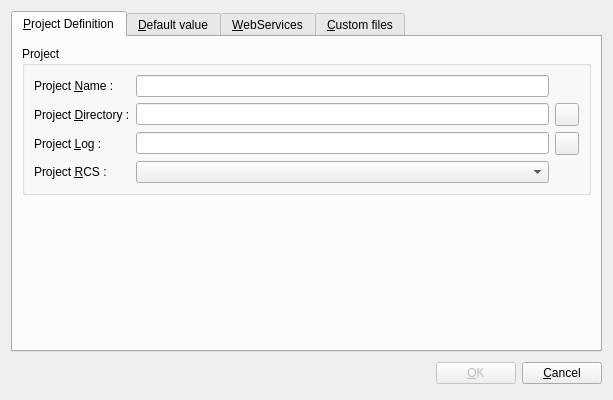
<ui version="4.0" >
 <class>ProjectProperty</class>
 <widget class="QDialog" name="ProjectProperty" >
  <property name="geometry" >
   <rect>
    <x>0</x>
    <y>0</y>
    <width>613</width>
    <height>400</height>
   </rect>
  </property>
  <property name="windowTitle" >
   <string>Project property</string>
  </property>
  <layout class="QGridLayout" >
   <item row="0" column="0" >
    <widget class="QTabWidget" name="tabWidget" >
     <property name="currentIndex" >
      <number>0</number>
     </property>
     <widget class="QWidget" name="tabProjectDefinition" >
      <attribute name="title" >
       <string>&amp;Project Definition</string>
      </attribute>
      <layout class="QVBoxLayout" >
       <property name="spacing" >
        <number>6</number>
       </property>
       <property name="leftMargin" >
        <number>9</number>
       </property>
       <property name="topMargin" >
        <number>9</number>
       </property>
       <property name="rightMargin" >
        <number>9</number>
       </property>
       <property name="bottomMargin" >
        <number>9</number>
       </property>
       <item>
        <widget class="QGroupBox" name="groupBox_3" >
         <property name="title" >
          <string>Project</string>
         </property>
         <layout class="QGridLayout" >
          <property name="leftMargin" >
           <number>9</number>
          </property>
          <property name="topMargin" >
           <number>9</number>
          </property>
          <property name="rightMargin" >
           <number>9</number>
          </property>
          <property name="bottomMargin" >
           <number>9</number>
          </property>
          <property name="horizontalSpacing" >
           <number>6</number>
          </property>
          <property name="verticalSpacing" >
           <number>6</number>
          </property>
          <item row="2" column="2" >
           <widget class="QToolButton" name="m_logButton" >
            <property name="icon" >
             <iconset resource="../application.qrc" >:/images/folder.png</iconset>
            </property>
           </widget>
          </item>
          <item row="2" column="0" >
           <widget class="QLabel" name="label_12" >
            <property name="text" >
             <string>Project &amp;Log :</string>
            </property>
            <property name="buddy" >
             <cstring>m_logLineEdit</cstring>
            </property>
           </widget>
          </item>
          <item row="1" column="0" >
           <widget class="QLabel" name="label_3" >
            <property name="text" >
             <string>Project &amp;Directory :</string>
            </property>
            <property name="buddy" >
             <cstring>m_projectLineEdit</cstring>
            </property>
           </widget>
          </item>
          <item row="3" column="0" >
           <widget class="QLabel" name="label_9" >
            <property name="text" >
             <string>Project &amp;RCS :</string>
            </property>
            <property name="buddy" >
             <cstring>m_projectRCSComboBox</cstring>
            </property>
           </widget>
          </item>
          <item row="0" column="0" >
           <widget class="QLabel" name="label_6" >
            <property name="text" >
             <string>Project &amp;Name :</string>
            </property>
            <property name="buddy" >
             <cstring>m_nameLineEdit</cstring>
            </property>
           </widget>
          </item>
          <item row="0" column="1" >
           <widget class="QLineEdit" name="m_nameLineEdit" >
            <property name="whatsThis" >
             <string>&lt;html>&lt;head>&lt;meta name="qrichtext" content="1" />&lt;style type="text/css">
p, li { white-space: pre-wrap; }
&lt;/style>&lt;/head>&lt;body style=" font-family:'Sans Serif'; font-size:9pt; font-weight:400; font-style:normal;">
&lt;p style=" margin-top:0px; margin-bottom:0px; margin-left:0px; margin-right:0px; -qt-block-indent:0; text-indent:0px;">This is the project name showed in the title bar of &lt;span style=" font-weight:600;">XINX&lt;/span>.This just an informative information useless.&lt;/p>&lt;/body>&lt;/html></string>
            </property>
           </widget>
          </item>
          <item row="1" column="2" >
           <widget class="QToolButton" name="m_projectButton" >
            <property name="icon" >
             <iconset resource="../application.qrc" >:/images/folder.png</iconset>
            </property>
           </widget>
          </item>
          <item row="1" column="1" >
           <widget class="DirectoryEdit" name="m_projectLineEdit" >
            <property name="whatsThis" >
             <string>&lt;html>&lt;head>&lt;meta name="qrichtext" content="1" />&lt;style type="text/css">
p, li { white-space: pre-wrap; }
&lt;/style>&lt;/head>&lt;body style=" font-family:'Sans Serif'; font-size:9pt; font-weight:400; font-style:normal;">
&lt;p style=" margin-top:0px; margin-bottom:0px; margin-left:0px; margin-right:0px; -qt-block-indent:0; text-indent:0px;">This is the project directory (generally where is stored &lt;span style=" font-style:italic;">configuration.xml&lt;/span>). This is the root of the project directory dock, used to search file and for &lt;span style=" font-style:italic;">revision control system&lt;/span> access.&lt;/p>&lt;/body>&lt;/html></string>
            </property>
           </widget>
          </item>
          <item row="3" column="1" >
           <widget class="QComboBox" name="m_projectRCSComboBox" >
            <property name="whatsThis" >
             <string>&lt;html>&lt;head>&lt;meta name="qrichtext" content="1" />&lt;style type="text/css">
p, li { white-space: pre-wrap; }
&lt;/style>&lt;/head>&lt;body style=" font-family:'Sans Serif'; font-size:9pt; font-weight:400; font-style:normal;">
&lt;p style=" margin-top:0px; margin-bottom:0px; margin-left:0px; margin-right:0px; -qt-block-indent:0; text-indent:0px;">This the list of &lt;span style=" font-style:italic;">revision control system&lt;/span>. The list is appended by modules that you can find in the customize dialog.&lt;/p>&lt;/body>&lt;/html></string>
            </property>
           </widget>
          </item>
          <item row="2" column="1" >
           <widget class="DirectoryEdit" name="m_logLineEdit" >
            <property name="whatsThis" >
             <string>&lt;html>&lt;head>&lt;meta name="qrichtext" content="1" />&lt;style type="text/css">
p, li { white-space: pre-wrap; }
&lt;/style>&lt;/head>&lt;body style=" font-family:'Sans Serif'; font-size:9pt; font-weight:400; font-style:normal;">
&lt;p style=" margin-top:0px; margin-bottom:0px; margin-left:0px; margin-right:0px; -qt-block-indent:0; text-indent:0px;">This is the path of the log server directory (where is stored all &lt;span style=" font-style:italic;">presentation_*.xml&lt;/span> files).&lt;/p>&lt;/body>&lt;/html></string>
            </property>
           </widget>
          </item>
         </layout>
        </widget>
       </item>
       <item>
        <spacer>
         <property name="orientation" >
          <enum>Qt::Vertical</enum>
         </property>
         <property name="sizeHint" >
          <size>
           <width>20</width>
           <height>40</height>
          </size>
         </property>
        </spacer>
       </item>
      </layout>
     </widget>
     <widget class="QWidget" name="tabDefaultValue" >
      <attribute name="title" >
       <string>&amp;Default value</string>
      </attribute>
      <layout class="QVBoxLayout" >
       <property name="spacing" >
        <number>6</number>
       </property>
       <property name="leftMargin" >
        <number>9</number>
       </property>
       <property name="topMargin" >
        <number>9</number>
       </property>
       <property name="rightMargin" >
        <number>9</number>
       </property>
       <property name="bottomMargin" >
        <number>9</number>
       </property>
       <item>
        <widget class="QGroupBox" name="groupBox" >
         <property name="title" >
          <string>Default Value</string>
         </property>
         <layout class="QGridLayout" >
          <property name="leftMargin" >
           <number>9</number>
          </property>
          <property name="topMargin" >
           <number>9</number>
          </property>
          <property name="rightMargin" >
           <number>9</number>
          </property>
          <property name="bottomMargin" >
           <number>9</number>
          </property>
          <property name="horizontalSpacing" >
           <number>6</number>
          </property>
          <property name="verticalSpacing" >
           <number>6</number>
          </property>
          <item row="2" column="0" >
           <widget class="QLabel" name="label_8" >
            <property name="text" >
             <string>Version :</string>
            </property>
           </widget>
          </item>
          <item row="0" column="1" colspan="2" >
           <widget class="QComboBox" name="m_langComboBox" >
            <property name="whatsThis" >
             <string>&lt;html>&lt;head>&lt;meta name="qrichtext" content="1" />&lt;style type="text/css">
p, li { white-space: pre-wrap; }
&lt;/style>&lt;/head>&lt;body style=" font-family:'Sans Serif'; font-size:9pt; font-weight:400; font-style:normal;">
&lt;p style=" margin-top:0px; margin-bottom:0px; margin-left:0px; margin-right:0px; -qt-block-indent:0; text-indent:0px;">This is the default lang used by your project. This can be used for the search path of the &lt;span style=" text-decoration: underline;">C&lt;/span>ustom files tab.&lt;/p>&lt;/body>&lt;/html></string>
            </property>
            <item>
             <property name="text" >
              <string>FRA</string>
             </property>
             <property name="icon" >
              <iconset resource="../application.qrc" >:/images/france.png</iconset>
             </property>
            </item>
            <item>
             <property name="text" >
              <string>ENG</string>
             </property>
             <property name="icon" >
              <iconset resource="../application.qrc" >:/images/usa.png</iconset>
             </property>
            </item>
            <item>
             <property name="text" >
              <string>DEU</string>
             </property>
             <property name="icon" >
              <iconset resource="../application.qrc" >:/images/germany.png</iconset>
             </property>
            </item>
            <item>
             <property name="text" >
              <string>ITA</string>
             </property>
             <property name="icon" >
              <iconset resource="../application.qrc" >:/images/italy.png</iconset>
             </property>
            </item>
            <item>
             <property name="text" >
              <string>ESP</string>
             </property>
             <property name="icon" >
              <iconset resource="../application.qrc" >:/images/spain.png</iconset>
             </property>
            </item>
            <item>
             <property name="text" >
              <string>POR</string>
             </property>
             <property name="icon" >
              <iconset resource="../application.qrc" >:/images/portugal.png</iconset>
             </property>
            </item>
           </widget>
          </item>
          <item row="1" column="0" >
           <widget class="QLabel" name="label_2" >
            <property name="text" >
             <string>N&amp;avigator</string>
            </property>
            <property name="buddy" >
             <cstring>m_navigatorComboBox</cstring>
            </property>
           </widget>
          </item>
          <item row="1" column="1" colspan="2" >
           <widget class="QComboBox" name="m_navigatorComboBox" >
            <property name="whatsThis" >
             <string>&lt;html>&lt;head>&lt;meta name="qrichtext" content="1" />&lt;style type="text/css">
p, li { white-space: pre-wrap; }
&lt;/style>&lt;/head>&lt;body style=" font-family:'Sans Serif'; font-size:9pt; font-weight:400; font-style:normal;">
&lt;p style=" margin-top:0px; margin-bottom:0px; margin-left:0px; margin-right:0px; -qt-block-indent:0; text-indent:0px;">This is the default navigator used in the list of path in the &lt;span style=" text-decoration: underline;">C&lt;/span>ustom files tab.&lt;/p>&lt;/body>&lt;/html></string>
            </property>
            <item>
             <property name="text" >
              <string>NAV/MIC</string>
             </property>
             <property name="icon" >
              <iconset resource="../application.qrc" >:/images/ie_logo.png</iconset>
             </property>
            </item>
            <item>
             <property name="text" >
              <string>NAV/NET</string>
             </property>
             <property name="icon" >
              <iconset resource="../application.qrc" >:/images/firefox_logo.png</iconset>
             </property>
            </item>
           </widget>
          </item>
          <item row="2" column="1" colspan="2" >
           <widget class="QLabel" name="m_configurationVersionLabel" >
            <property name="text" >
             <string/>
            </property>
           </widget>
          </item>
          <item row="0" column="0" >
           <widget class="QLabel" name="label" >
            <property name="text" >
             <string>&amp;Lang</string>
            </property>
            <property name="buddy" >
             <cstring>m_langComboBox</cstring>
            </property>
           </widget>
          </item>
          <item row="3" column="0" >
           <widget class="QLabel" name="label_13" >
            <property name="text" >
             <string>Presentation file :</string>
            </property>
           </widget>
          </item>
          <item row="3" column="1" colspan="2" >
           <widget class="QLabel" name="m_presentationLabel" >
            <property name="text" >
             <string/>
            </property>
           </widget>
          </item>
         </layout>
        </widget>
       </item>
       <item>
        <spacer>
         <property name="orientation" >
          <enum>Qt::Vertical</enum>
         </property>
         <property name="sizeHint" >
          <size>
           <width>20</width>
           <height>40</height>
          </size>
         </property>
        </spacer>
       </item>
      </layout>
     </widget>
     <widget class="QWidget" name="tabWebServices" >
      <attribute name="title" >
       <string>&amp;WebServices</string>
      </attribute>
      <layout class="QGridLayout" >
       <property name="leftMargin" >
        <number>9</number>
       </property>
       <property name="topMargin" >
        <number>9</number>
       </property>
       <property name="rightMargin" >
        <number>9</number>
       </property>
       <property name="bottomMargin" >
        <number>9</number>
       </property>
       <property name="horizontalSpacing" >
        <number>6</number>
       </property>
       <property name="verticalSpacing" >
        <number>6</number>
       </property>
       <item row="0" column="0" >
        <widget class="QGroupBox" name="m_webServiceGroupBox" >
         <property name="whatsThis" >
          <string>&lt;html>&lt;head>&lt;meta name="qrichtext" content="1" />&lt;style type="text/css">
p, li { white-space: pre-wrap; }
&lt;/style>&lt;/head>&lt;body style=" font-family:'Sans Serif'; font-size:9pt; font-weight:400; font-style:normal;">
&lt;p style=" margin-top:0px; margin-bottom:0px; margin-left:0px; margin-right:0px; -qt-block-indent:0; text-indent:0px;">Check this box is you want add service web to the project. The list is a list of WSDL. When you start the project, &lt;span style=" font-weight:600;">XINX&lt;/span> will connect to the service and download the description file.&lt;/p>
&lt;p style="-qt-paragraph-type:empty; margin-top:0px; margin-bottom:0px; margin-left:0px; margin-right:0px; -qt-block-indent:0; text-indent:0px;">&lt;/p>
&lt;p style=" margin-top:0px; margin-bottom:0px; margin-left:0px; margin-right:0px; -qt-block-indent:0; text-indent:0px;">Next you can execute a service stream that open a dialog with the in stream and the out stream.&lt;/p>&lt;/body>&lt;/html></string>
         </property>
         <property name="title" >
          <string>Project has WebServices</string>
         </property>
         <property name="checkable" >
          <bool>true</bool>
         </property>
         <property name="checked" >
          <bool>false</bool>
         </property>
         <layout class="QGridLayout" >
          <item row="0" column="0" >
           <widget class="XinxListWidgetImpl" native="1" name="m_servicesList" />
          </item>
         </layout>
        </widget>
       </item>
      </layout>
     </widget>
     <widget class="QWidget" name="tabCustomFiles" >
      <attribute name="title" >
       <string>&amp;Custom files</string>
      </attribute>
      <layout class="QGridLayout" >
       <item row="0" column="0" >
        <widget class="QGroupBox" name="m_specifiqueGroupBox" >
         <property name="whatsThis" >
          <string>&lt;html>&lt;head>&lt;meta name="qrichtext" content="1" />&lt;style type="text/css">
p, li { white-space: pre-wrap; }
&lt;/style>&lt;/head>&lt;body style=" font-family:'Sans Serif'; font-size:9pt; font-weight:400; font-style:normal;">
&lt;p style=" margin-top:0px; margin-bottom:0px; margin-left:0px; margin-right:0px; -qt-block-indent:0; text-indent:0px;">If checked, &lt;span style=" font-weight:600;">XINX&lt;/span> will check if the file is standard or not if the file is standard, and in this case the project porpose you to prefix the file.&lt;/p>&lt;/body>&lt;/html></string>
         </property>
         <property name="title" >
          <string>&amp;Project is derivated from standard</string>
         </property>
         <property name="checkable" >
          <bool>true</bool>
         </property>
         <layout class="QGridLayout" >
          <item row="0" column="0" >
           <widget class="QLabel" name="m_pathListLabel" >
            <property name="sizePolicy" >
             <sizepolicy vsizetype="Fixed" hsizetype="Preferred" >
              <horstretch>0</horstretch>
              <verstretch>0</verstretch>
             </sizepolicy>
            </property>
            <property name="text" >
             <string>&amp;Search path list :</string>
            </property>
           </widget>
          </item>
          <item row="1" column="0" colspan="2" >
           <widget class="XinxListWidgetImpl" native="1" name="m_searchPathList" />
          </item>
          <item row="2" column="0" >
           <widget class="QLabel" name="m_prefixLabel" >
            <property name="sizePolicy" >
             <sizepolicy vsizetype="Fixed" hsizetype="Preferred" >
              <horstretch>0</horstretch>
              <verstretch>0</verstretch>
             </sizepolicy>
            </property>
            <property name="text" >
             <string>Project p&amp;refix :</string>
            </property>
           </widget>
          </item>
          <item row="3" column="0" colspan="2" >
           <widget class="XinxListWidgetImpl" native="1" name="m_prefixList" />
          </item>
          <item row="4" column="0" >
           <widget class="QLabel" name="label_10" >
            <property name="text" >
             <string>&amp;Specifique project path name :</string>
            </property>
            <property name="buddy" >
             <cstring>m_specifiqueProjectPathLineEdit</cstring>
            </property>
           </widget>
          </item>
          <item row="4" column="1" >
           <widget class="QLineEdit" name="m_specifiqueProjectPathLineEdit" >
            <property name="whatsThis" >
             <string>&lt;html>&lt;head>&lt;meta name="qrichtext" content="1" />&lt;style type="text/css">
p, li { white-space: pre-wrap; }
&lt;/style>&lt;/head>&lt;body style=" font-family:'Sans Serif'; font-size:9pt; font-weight:400; font-style:normal;">
&lt;p style=" margin-top:0px; margin-bottom:0px; margin-left:0px; margin-right:0px; -qt-block-indent:0; text-indent:0px;">The sub-directory where the derivated file must be stored.&lt;/p>&lt;/body>&lt;/html></string>
            </property>
           </widget>
          </item>
         </layout>
        </widget>
       </item>
      </layout>
     </widget>
    </widget>
   </item>
   <item row="1" column="0" >
    <layout class="QHBoxLayout" >
     <property name="spacing" >
      <number>6</number>
     </property>
     <property name="leftMargin" >
      <number>0</number>
     </property>
     <property name="topMargin" >
      <number>0</number>
     </property>
     <property name="rightMargin" >
      <number>0</number>
     </property>
     <property name="bottomMargin" >
      <number>0</number>
     </property>
     <item>
      <spacer>
       <property name="orientation" >
        <enum>Qt::Horizontal</enum>
       </property>
       <property name="sizeHint" >
        <size>
         <width>131</width>
         <height>31</height>
        </size>
       </property>
      </spacer>
     </item>
     <item>
      <widget class="QPushButton" name="okButton" >
       <property name="enabled" >
        <bool>false</bool>
       </property>
       <property name="text" >
        <string>&amp;OK</string>
       </property>
       <property name="icon" >
        <iconset resource="../application.qrc" >:/images/button_ok.png</iconset>
       </property>
      </widget>
     </item>
     <item>
      <widget class="QPushButton" name="cancelButton" >
       <property name="text" >
        <string>&amp;Cancel</string>
       </property>
       <property name="icon" >
        <iconset resource="../application.qrc" >:/images/button_cancel.png</iconset>
       </property>
      </widget>
     </item>
    </layout>
   </item>
  </layout>
 </widget>
 <customwidgets>
  <customwidget>
   <class>DirectoryEdit</class>
   <extends>QLineEdit</extends>
   <header>directoryedit.h</header>
  </customwidget>
  <customwidget>
   <class>XinxListWidgetImpl</class>
   <extends>QWidget</extends>
   <header>xinxlistwidgetimpl.h</header>
   <container>1</container>
  </customwidget>
 </customwidgets>
 <tabstops>
  <tabstop>m_nameLineEdit</tabstop>
  <tabstop>m_projectLineEdit</tabstop>
  <tabstop>m_projectButton</tabstop>
  <tabstop>m_langComboBox</tabstop>
  <tabstop>m_navigatorComboBox</tabstop>
  <tabstop>okButton</tabstop>
  <tabstop>cancelButton</tabstop>
 </tabstops>
 <resources>
  <include location="../application.qrc" />
 </resources>
 <connections>
  <connection>
   <sender>okButton</sender>
   <signal>clicked()</signal>
   <receiver>ProjectProperty</receiver>
   <slot>accept()</slot>
   <hints>
    <hint type="sourcelabel" >
     <x>466</x>
     <y>458</y>
    </hint>
    <hint type="destinationlabel" >
     <x>96</x>
     <y>254</y>
    </hint>
   </hints>
  </connection>
  <connection>
   <sender>cancelButton</sender>
   <signal>clicked()</signal>
   <receiver>ProjectProperty</receiver>
   <slot>reject()</slot>
   <hints>
    <hint type="sourcelabel" >
     <x>547</x>
     <y>458</y>
    </hint>
    <hint type="destinationlabel" >
     <x>179</x>
     <y>282</y>
    </hint>
   </hints>
  </connection>
 </connections>
</ui>
